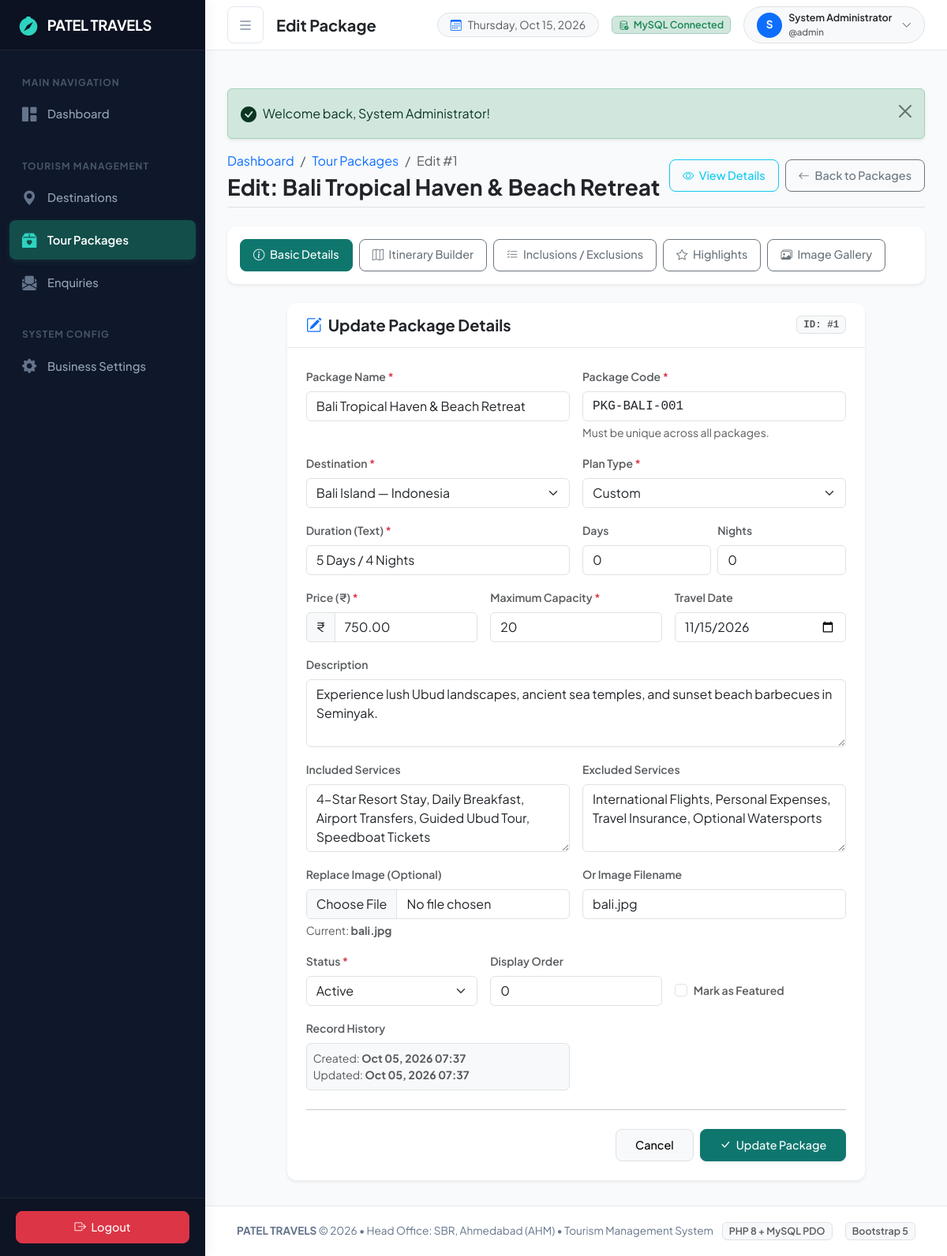
Screenshot of /admin/packages/edit.php?id=1 (signed in) with the database file from the repository.
### tables this page shows
CREATE TABLE `packages` (
  `package_id` int NOT NULL AUTO_INCREMENT,
  `package_code` varchar(50) NOT NULL,
  `package_name` varchar(150) NOT NULL,
  `destination_id` int NOT NULL,
  `plan_type` enum('Day Trip','Basic','Premium','Family','Custom') DEFAULT 'Custom',
  `duration` varchar(50) NOT NULL,
  `duration_days` int DEFAULT NULL,
  `duration_nights` int DEFAULT NULL,
  `price` decimal(10,2) NOT NULL,
  `maximum_capacity` int NOT NULL DEFAULT '20',
  `travel_date` date DEFAULT NULL,
  `description` text,
  `included_services` text,
  `excluded_services` text,
  `image` varchar(255) DEFAULT NULL,
  `status` enum('active','inactive','sold_out') DEFAULT 'active',
  `featured` tinyint(1) DEFAULT '0',
  `display_order` int DEFAULT '0',
  `created_at` datetime DEFAULT CURRENT_TIMESTAMP,
  `updated_at` datetime DEFAULT CURRENT_TIMESTAMP ON UPDATE CURRENT_TIMESTAMP,
  PRIMARY KEY (`package_id`),
  UNIQUE KEY `package_code` (`package_code`),
  KEY `idx_package_destination` (`destination_id`),
  KEY `idx_package_status` (`status`),
  CONSTRAINT `fk_packages_destination` FOREIGN KEY (`destination_id`) REFERENCES `destinations` (`destination_id`) ON DELETE RESTRICT ON UPDATE CASCADE
);

CREATE TABLE `destinations` (
  `destination_id` int NOT NULL AUTO_INCREMENT,
  `destination_name` varchar(100) NOT NULL,
  `country` varchar(100) NOT NULL,
  `description` text,
  `status` enum('active','inactive') DEFAULT 'active',
  `created_at` datetime DEFAULT CURRENT_TIMESTAMP,
  `updated_at` datetime DEFAULT CURRENT_TIMESTAMP ON UPDATE CURRENT_TIMESTAMP,
  PRIMARY KEY (`destination_id`),
  KEY `idx_destination_status` (`status`)
);

### admin/packages/edit.php (the view, shortened to what the rows shown need)
<?php
require_once __DIR__ . '/../../includes/auth.php';
$pdo = getDBConnection();
$id = (int)($_GET['id'] ?? $_POST['package_id'] ?? 0);
try {
    $stmt = $pdo->prepare('SELECT * FROM packages WHERE package_id = :id');
    $stmt->execute([':id' => $id]);
    $package = $stmt->fetch();
} catch (PDOException $e) {
    set_flash_message('danger', 'Database error: ' . $e->getMessage());
    header('Location: ' . url('admin/packages/index.php'));
    exit;
}
try {
    $stmtDest = $pdo->prepare("
        SELECT destination_id, destination_name, country, status
        FROM destinations
        WHERE status = 'active' OR destination_id = :current_dest
        ORDER BY destination_name ASC
    ");
    $stmtDest->execute([':current_dest' => (int)$package['destination_id']]);
    $destinations = $stmtDest->fetchAll();
} catch (PDOException $e) {
    $destinations = [];
}
$packageName = $package['package_name'];
$packageCode = $package['package_code'];
$destinationId = (int)$package['destination_id'];
$duration = $package['duration'];
$price = $package['price'];
$maxCapacity = $package['maximum_capacity'];
$travelDate = $package['travel_date'] ?? '';
$description = $package['description'] ?? '';
$includedServices = $package['included_services'] ?? '';
$excludedServices = $package['excluded_services'] ?? '';
$image = $package['image'] ?? '';
$status = $package['status'];
$planType = $package['plan_type'] ?? 'Custom';
$durationDays = $package['duration_days'] ?? 0;
$durationNights = $package['duration_nights'] ?? 0;
$featured = $package['featured'] ?? 0;
$displayOrder = $package['display_order'] ?? 0;
require_once __DIR__ . '/../../includes/header.php';
require_once __DIR__ . '/../../includes/navbar.php';
?>
<div class="container-fluid p-0">
    <div class="d-flex flex-column flex-md-row align-items-md-center justify-content-between mb-4 pb-2 border-bottom">
        <div>
            <nav aria-label="breadcrumb">
                <ol class="breadcrumb mb-1 small">
                    <li class="breadcrumb-item"><a href="<?= url('admin/dashboard.php') ?>" class="text-decoration-none">Dashboard</a></li>
                    <li class="breadcrumb-item"><a href="<?= url('admin/packages/index.php') ?>" class="text-decoration-none">Tour Packages</a></li>
                    <li class="breadcrumb-item active" aria-current="page">Edit #<?= (int)$package['package_id'] ?></li>
                </ol>
            </nav>
            <h3 class="fw-bold mb-0 text-dark">Edit: <?= htmlspecialchars($package['package_name'], ENT_QUOTES, 'UTF-8') ?></h3>
        </div>
    </div>
    <div class="row justify-content-center">
        <div class="col-12 col-lg-10">
            <div class="card border-0 shadow-sm">
                <div class="card-body p-4">
                    <form action="<?= url('admin/packages/edit.php?id=' . $id) ?>" method="POST" enctype="multipart/form-data" autocomplete="off">
                        <div class="row g-3">
                            <div class="col-12 col-md-6">
                                <label for="package_name" class="form-label fw-semibold small text-muted">Package Name <span class="text-danger">*</span></label>
                                <input type="text" class="form-control" id="package_name" name="package_name"
                                       value="<?= htmlspecialchars($packageName, ENT_QUOTES, 'UTF-8') ?>"
                                       required maxlength="150">
                            </div>
                            <div class="col-12 col-md-6">
                                <label for="package_code" class="form-label fw-semibold small text-muted">Package Code <span class="text-danger">*</span></label>
                                <input type="text" class="form-control font-monospace" id="package_code" name="package_code"
                                       value="<?= htmlspecialchars($packageCode, ENT_QUOTES, 'UTF-8') ?>"
                                       required maxlength="50">
                                <div class="form-text text-muted">Must be unique across all packages.</div>
                            </div>
                            <div class="col-12 col-md-6">
                                <label for="destination_id" class="form-label fw-semibold small text-muted">Destination <span class="text-danger">*</span></label>
                                <select class="form-select" id="destination_id" name="destination_id" required>
                                    <?php foreach ($destinations as $d): ?>
                                        <option value="<?= (int)$d['destination_id'] ?>" <?= ($destinationId === (int)$d['destination_id']) ? 'selected' : '' ?>>
                                            <?= htmlspecialchars($d['destination_name'] . ' — ' . $d['country'], ENT_QUOTES, 'UTF-8') ?>
                                        </option>
                                    <?php endforeach; ?>
                                </select>
                            </div>
                            <div class="col-12 col-md-6">
                                <label for="plan_type" class="form-label fw-semibold small text-muted">Plan Type <span class="text-danger">*</span></label>
                                <select class="form-select" id="plan_type" name="plan_type" required>
                                    <option value="Custom" <?= ($planType === 'Custom') ? 'selected' : '' ?>>Custom</option>
                                </select>
                            </div>
                            <div class="col-12 col-md-6">
                                <label for="duration" class="form-label fw-semibold small text-muted">Duration (Text) <span class="text-danger">*</span></label>
                                <input type="text" class="form-control" id="duration" name="duration"
                                       value="<?= htmlspecialchars($duration, ENT_QUOTES, 'UTF-8') ?>"
                                       required maxlength="50">
                            </div>
                            <div class="col-12 col-md-6">
                                <div class="row g-2">
                                    <div class="col-6">
                                        <label for="duration_days" class="form-label fw-semibold small text-muted">Days</label>
                                        <input type="number" class="form-control" id="duration_days" name="duration_days" min="1" value="<?= htmlspecialchars($durationDays, ENT_QUOTES, 'UTF-8') ?>">
                                    </div>
                                    <div class="col-6">
                                        <label for="duration_nights" class="form-label fw-semibold small text-muted">Nights</label>
                                        <input type="number" class="form-control" id="duration_nights" name="duration_nights" min="0" value="<?= htmlspecialchars($durationNights, ENT_QUOTES, 'UTF-8') ?>">
                                    </div>
                                </div>
                            </div>
                            <div class="col-12 col-md-4">
                                <div class="input-group">
                                    <span class="input-group-text bg-light">₹</span>
                                    <input type="number" class="form-control" id="price" name="price"
                                           step="0.01" min="0"
                                           value="<?= htmlspecialchars($price, ENT_QUOTES, 'UTF-8') ?>"
                                           required>
                                </div>
                            </div>
                            <div class="col-12 col-md-4">
                                <label for="maximum_capacity" class="form-label fw-semibold small text-muted">Maximum Capacity <span class="text-danger">*</span></label>
                                <input type="number" class="form-control" id="maximum_capacity" name="maximum_capacity"
                                       min="1" value="<?= htmlspecialchars($maxCapacity, ENT_QUOTES, 'UTF-8') ?>"
                                       required>
                            </div>
                            <div class="col-12 col-md-4">
                                <label for="travel_date" class="form-label fw-semibold small text-muted">Travel Date</label>
                                <input type="date" class="form-control" id="travel_date" name="travel_date"
                                       value="<?= htmlspecialchars($travelDate, ENT_QUOTES, 'UTF-8') ?>">
                            </div>
                            <div class="col-12">
                                <label for="description" class="form-label fw-semibold small text-muted">Description</label>
                                <textarea class="form-control" id="description" name="description" rows="3"><?= htmlspecialchars($description, ENT_QUOTES, 'UTF-8') ?></textarea>
                            </div>
                            <div class="col-12 col-md-6">
                                <label for="included_services" class="form-label fw-semibold small text-muted">Included Services</label>
                                <textarea class="form-control" id="included_services" name="included_services" rows="3"><?= htmlspecialchars($includedServices, ENT_QUOTES, 'UTF-8') ?></textarea>
                            </div>
                            <div class="col-12 col-md-6">
                                <label for="excluded_services" class="form-label fw-semibold small text-muted">Excluded Services</label>
                                <textarea class="form-control" id="excluded_services" name="excluded_services" rows="3"><?= htmlspecialchars($excludedServices, ENT_QUOTES, 'UTF-8') ?></textarea>
                            </div>
                            <div class="col-12 col-md-6">
                                <div class="form-text text-muted">Current: <strong><?= htmlspecialchars($image !== '' ? $image : 'No image', ENT_QUOTES, 'UTF-8') ?></strong></div>
                            </div>
                            <div class="col-12 col-md-6">
                                <label for="image" class="form-label fw-semibold small text-muted">Or Image Filename</label>
                                <input type="text" class="form-control" id="image" name="image"
                                       value="<?= htmlspecialchars($image, ENT_QUOTES, 'UTF-8') ?>">
                            </div>
                            <div class="col-12 col-md-4">
                                <label for="status" class="form-label fw-semibold small text-muted">Status <span class="text-danger">*</span></label>
                                <select class="form-select" id="status" name="status" required>
                                    <option value="active" <?= ($status === 'active') ? 'selected' : '' ?>>Active</option>
                                </select>
                            </div>
                            <div class="col-12 col-md-4">
                                <label for="display_order" class="form-label fw-semibold small text-muted">Display Order</label>
                                <input type="number" class="form-control" id="display_order" name="display_order"
                                       value="<?= htmlspecialchars($displayOrder, ENT_QUOTES, 'UTF-8') ?>">
                            </div>
                            <div class="col-12 col-md-4 d-flex align-items-end">
                                <div class="form-check mb-2">
                                    <input class="form-check-input" type="checkbox" id="featured" name="featured" value="1" <?= $featured ? 'checked' : '' ?>>
                                    <label class="form-check-label fw-semibold small text-muted" for="featured">
                                        Mark as Featured
                                    </label>
                                </div>
                            </div>
                            <div class="col-12 col-md-6">
                                <div class="p-2 bg-light border rounded small text-muted">
                                    <div>Created: <strong><?= format_date($package['created_at'], 'M d, Y H:i') ?></strong></div>
                                    <div>Updated: <strong><?= format_date($package['updated_at'] ?? $package['created_at'], 'M d, Y H:i') ?></strong></div>
                                </div>
                            </div>
                        </div>
                    </form>
                </div>
            </div>
        </div>
    </div>
</div>
<?php
require_once __DIR__ . '/../../includes/footer.php';
?>

### rows the page displays
packages: package_id "1", package_name "Bali Tropical Haven & Beach Retreat", package_code "PKG-BALI-001", destination_id "Bali Island — Indonesia", plan_type "Custom", duration "5 Days / 4 Nights", duration_days "0", duration_nights "0", price "750.00", maximum_capacity "20", travel_date "11/15/2026", description "Experience lush Ubud landscapes, ancient sea temples, and sunset beach barbecues in Seminyak.", included_services "4-Star Resort Stay, Daily Breakfast, Airport Transfers, Guided Ubud Tour, Speedboat Tickets", excluded_services "International Flights, Personal Expenses, Travel Insurance, Optional Watersports", image "bali.jpg", status "Active", display_order "0", created_at "Oct 05, 2026 07:37", updated_at "Oct 05, 2026 07:37"

### other values shown
$navTitle "Edit Package"
substr($adminName, 0, 1) "S"
$adminName "System Administrator"
$adminUser "admin"
$message "Welcome back, System Administrator!"
$id "1"
